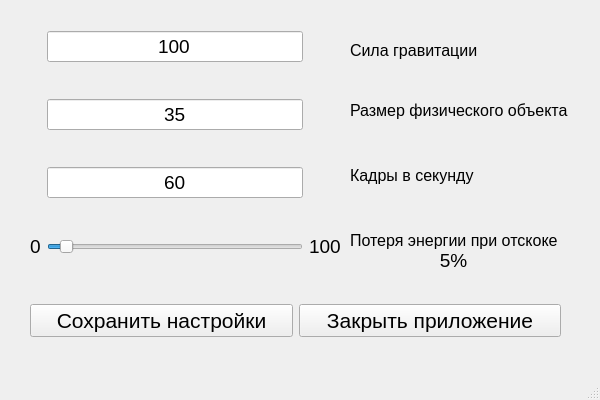
<?xml version="1.0" encoding="UTF-8"?>
<ui version="4.0">
 <class>MainWindow</class>
 <widget class="QMainWindow" name="MainWindow">
  <property name="geometry">
   <rect>
    <x>0</x>
    <y>0</y>
    <width>600</width>
    <height>400</height>
   </rect>
  </property>
  <property name="sizePolicy">
   <sizepolicy hsizetype="Preferred" vsizetype="Preferred">
    <horstretch>0</horstretch>
    <verstretch>0</verstretch>
   </sizepolicy>
  </property>
  <property name="minimumSize">
   <size>
    <width>600</width>
    <height>400</height>
   </size>
  </property>
  <property name="maximumSize">
   <size>
    <width>600</width>
    <height>400</height>
   </size>
  </property>
  <property name="windowTitle">
   <string>Настройки</string>
  </property>
  <widget class="QWidget" name="centralwidget">
   <widget class="QWidget" name="gridLayoutWidget">
    <property name="geometry">
     <rect>
      <x>30</x>
      <y>0</y>
      <width>311</width>
      <height>291</height>
     </rect>
    </property>
    <layout class="QGridLayout" name="gridLayout">
     <item row="3" column="0">
      <widget class="QLabel" name="label_5">
       <property name="font">
        <font>
         <pointsize>14</pointsize>
        </font>
       </property>
       <property name="text">
        <string>0</string>
       </property>
      </widget>
     </item>
     <item row="3" column="2">
      <widget class="QLabel" name="label_6">
       <property name="font">
        <font>
         <pointsize>14</pointsize>
        </font>
       </property>
       <property name="text">
        <string>100</string>
       </property>
      </widget>
     </item>
     <item row="3" column="1">
      <widget class="QSlider" name="bouncemultconfig">
       <property name="sizePolicy">
        <sizepolicy hsizetype="Expanding" vsizetype="Fixed">
         <horstretch>0</horstretch>
         <verstretch>0</verstretch>
        </sizepolicy>
       </property>
       <property name="maximum">
        <number>100</number>
       </property>
       <property name="value">
        <number>5</number>
       </property>
       <property name="orientation">
        <enum>Qt::Horizontal</enum>
       </property>
      </widget>
     </item>
     <item row="2" column="1">
      <widget class="QLineEdit" name="tickrateconfig">
       <property name="font">
        <font>
         <pointsize>14</pointsize>
        </font>
       </property>
       <property name="text">
        <string>60</string>
       </property>
       <property name="alignment">
        <set>Qt::AlignCenter</set>
       </property>
      </widget>
     </item>
     <item row="1" column="1">
      <widget class="QLineEdit" name="physobjsizeconfig">
       <property name="font">
        <font>
         <pointsize>14</pointsize>
        </font>
       </property>
       <property name="text">
        <string>35</string>
       </property>
       <property name="alignment">
        <set>Qt::AlignCenter</set>
       </property>
      </widget>
     </item>
     <item row="0" column="1">
      <widget class="QLineEdit" name="gravforceconfig">
       <property name="font">
        <font>
         <pointsize>14</pointsize>
        </font>
       </property>
       <property name="text">
        <string>100</string>
       </property>
       <property name="alignment">
        <set>Qt::AlignCenter</set>
       </property>
      </widget>
     </item>
    </layout>
   </widget>
   <widget class="QLabel" name="label_3">
    <property name="geometry">
     <rect>
      <x>350</x>
      <y>160</y>
      <width>221</width>
      <height>31</height>
     </rect>
    </property>
    <property name="font">
     <font>
      <pointsize>12</pointsize>
     </font>
    </property>
    <property name="text">
     <string>Кадры в секунду</string>
    </property>
   </widget>
   <widget class="QLabel" name="label_2">
    <property name="geometry">
     <rect>
      <x>350</x>
      <y>100</y>
      <width>221</width>
      <height>20</height>
     </rect>
    </property>
    <property name="font">
     <font>
      <pointsize>12</pointsize>
     </font>
    </property>
    <property name="text">
     <string>Размер физического объекта</string>
    </property>
   </widget>
   <widget class="QLabel" name="label">
    <property name="geometry">
     <rect>
      <x>350</x>
      <y>40</y>
      <width>221</width>
      <height>20</height>
     </rect>
    </property>
    <property name="font">
     <font>
      <pointsize>12</pointsize>
     </font>
    </property>
    <property name="text">
     <string>Сила гравитации</string>
    </property>
   </widget>
   <widget class="QLabel" name="label_4">
    <property name="geometry">
     <rect>
      <x>350</x>
      <y>210</y>
      <width>221</width>
      <height>61</height>
     </rect>
    </property>
    <property name="font">
     <font>
      <pointsize>12</pointsize>
     </font>
    </property>
    <property name="text">
     <string>Потеря энергии при отскоке</string>
    </property>
   </widget>
   <widget class="QLabel" name="percentlabel">
    <property name="geometry">
     <rect>
      <x>430</x>
      <y>250</y>
      <width>47</width>
      <height>21</height>
     </rect>
    </property>
    <property name="font">
     <font>
      <pointsize>14</pointsize>
     </font>
    </property>
    <property name="text">
     <string>5%</string>
    </property>
    <property name="alignment">
     <set>Qt::AlignCenter</set>
    </property>
   </widget>
   <widget class="QWidget" name="horizontalLayoutWidget">
    <property name="geometry">
     <rect>
      <x>30</x>
      <y>290</y>
      <width>531</width>
      <height>61</height>
     </rect>
    </property>
    <layout class="QHBoxLayout" name="horizontalLayout">
     <item>
      <widget class="QPushButton" name="savebutton">
       <property name="font">
        <font>
         <pointsize>16</pointsize>
        </font>
       </property>
       <property name="text">
        <string>Сохранить настройки</string>
       </property>
      </widget>
     </item>
     <item>
      <widget class="QPushButton" name="exitbutton">
       <property name="font">
        <font>
         <pointsize>16</pointsize>
        </font>
       </property>
       <property name="text">
        <string>Закрыть приложение</string>
       </property>
      </widget>
     </item>
    </layout>
   </widget>
  </widget>
  <widget class="QMenuBar" name="menubar">
   <property name="geometry">
    <rect>
     <x>0</x>
     <y>0</y>
     <width>600</width>
     <height>21</height>
    </rect>
   </property>
  </widget>
  <widget class="QStatusBar" name="statusbar"/>
 </widget>
 <resources/>
 <connections/>
</ui>
